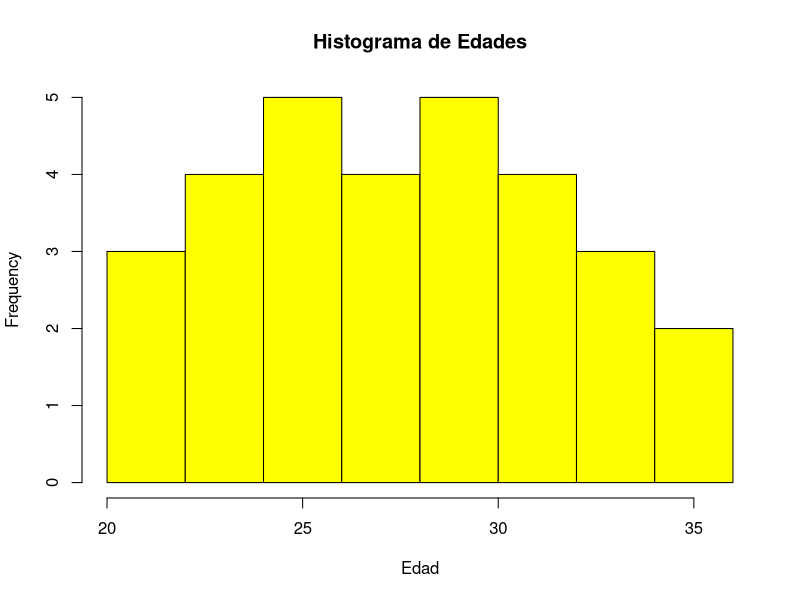
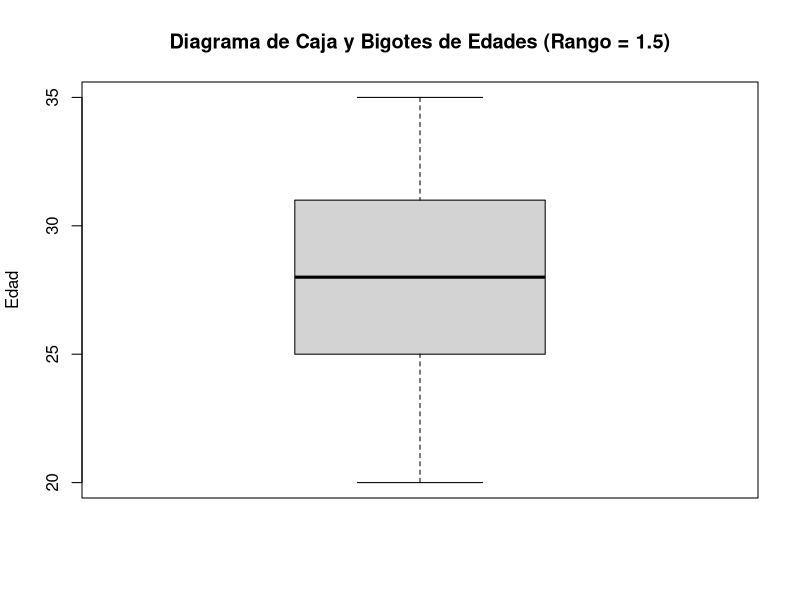
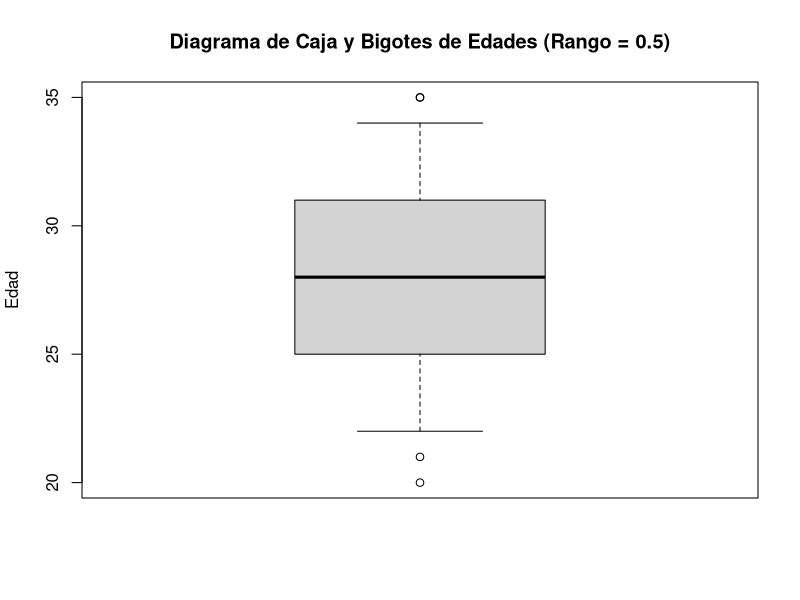

Here is the R script that generated these plots, in order:
# INTEGRANTE: Edwin Alexander Ospina Penna
# CORREO INSTITUCIONAL: eospinap@estudiante.ibero.edu.co
# IDBANNER: 100136699




# Establecer la semilla para la generación de números aleatorios para asegurar reproducibilidad
set.seed(123)

# Generar un vector de sexo con 30 muestras aleatorias de "Femenino" y "Masculino"
Sexo <- sample(c("Femenino", "Masculino"), 30, replace = TRUE)

# Generar un vector de edades con 30 muestras aleatorias entre 20 y 35 años
Edad <- sample(20:35, 30, replace = TRUE)

# Generar un vector de estaturas con 30 muestras aleatorias, con una media de 1.50 metros y desviación estándar de 0.1, redondeado a 2 decimales
Estatura <- round(rnorm(30, mean = 1.50, sd = 0.1), 2)

# Generar un vector de notas con 30 muestras aleatorias, con una media de 3.0 y desviación estándar de 1, redondeado a 1 decimal
Nota <- round(rnorm(30, mean = 3.0, sd = 1), 1)  

# Generar un vector de ciudades con 30 muestras aleatorias de diferentes ciudades
Ciudad <- sample(c("Bogotá", "Medellín", "Cali", "Barranquilla", "Cartagena", "Ibague", "Pereira"), 30, replace = TRUE)

# Crear un data frame que combine todos los vectores generados
datos <- data.frame(Sexo, Edad, Estatura, Nota, Ciudad)

# Mostrar un resumen estadístico del data frame
summary(datos)

# Crear un histograma para mostrar la distribución de edades
hist(datos$Edad, 
     main = "Histograma de Edades", # Título del histograma
     xlab = "Edad", # Etiqueta del eje x
     col = "yellow", # Color de las barras
     border = "black") # Color del borde de las barras  

# Crear un diagrama de caja y bigotes para las edades con un rango de 1.5
boxplot(datos$Edad, 
        main = "Diagrama de Caja y Bigotes de Edades (Rango = 1.5)", 
        ylab = "Edad", 
        range = 1.5) # El rango determina cómo se calculan los valores atípicos

# Extraer y mostrar los valores atípicos del diagrama de caja y bigotes con rango 1.5
valores_atipicos <- boxplot.stats(datos$Edad)$out
cat("Valores atípicos (rango = 1.5):", valores_atipicos, "\n")

# Crear un diagrama de caja y bigotes para las edades con un rango de 0.5
boxplot(datos$Edad, 
        main = "Diagrama de Caja y Bigotes de Edades (Rango = 0.5)", 
        ylab = "Edad", 
        range = 0.5) # Rango más estricto para identificar valores atípicos

# Extraer y mostrar los valores atípicos del diagrama de caja y bigotes con rango 0.5
valores_atipicos_05 <- boxplot.stats(datos$Edad, coef = 0.5)$out
cat("Valores atípicos (rango = 0.5):", valores_atipicos_05, "\n")

